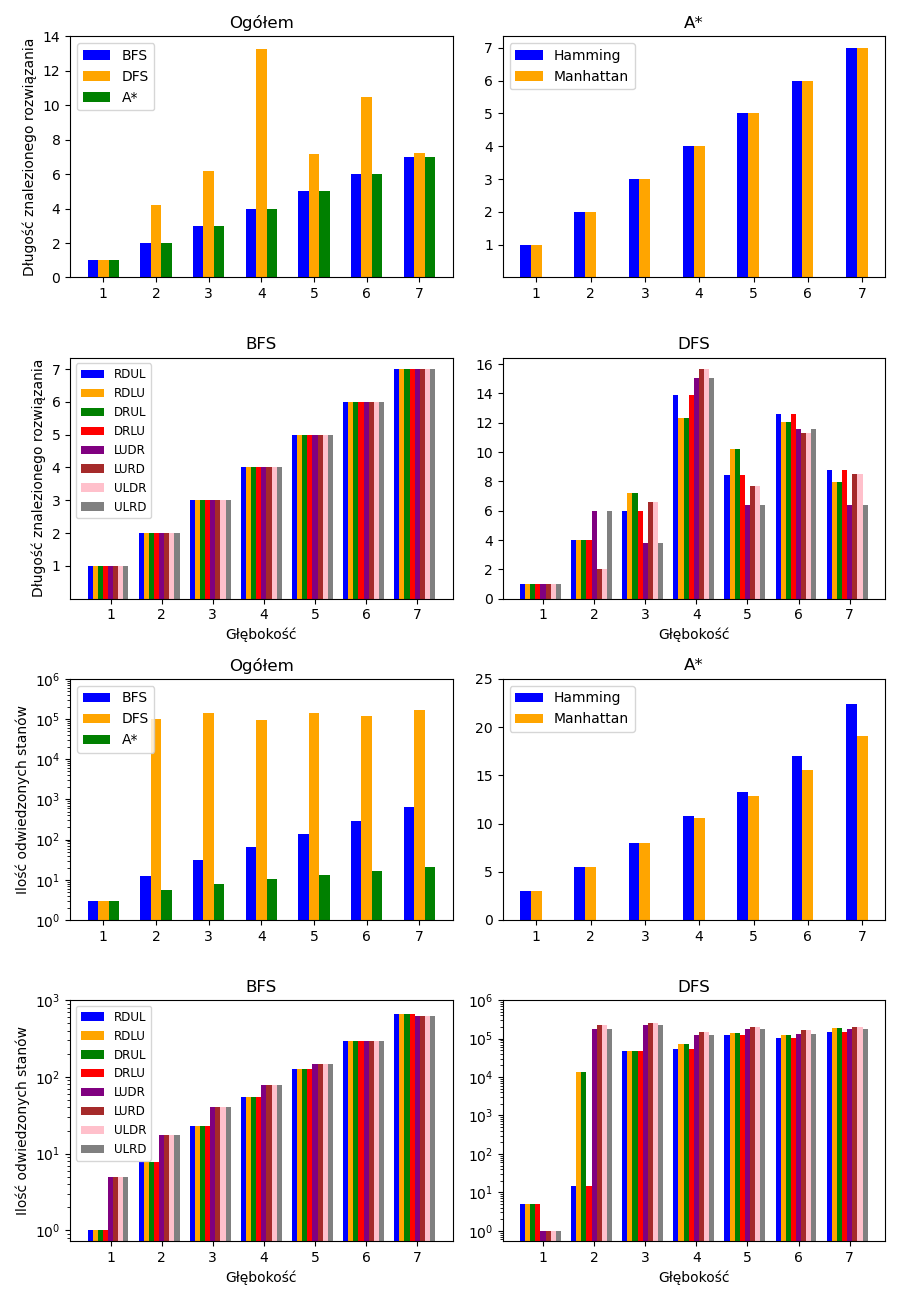

Reproduce this figure in Python.
import os
import re
from collections import defaultdict
import numpy as np
from matplotlib import pyplot as plt


def stats(name, *strategy):
    folder_path = 'C:\\Users\\Krzys\\PycharmProjects\\SISE\\Stats'
    stats_dict = defaultdict(lambda: {'L': [], 'C': [], 'F': [], 'D': [], 'T': []})
    stan = '([a-z]{4})'
    if strategy:
        stan = strategy[0]

    lineregex = re.compile(r'4x4_(\d{2})_\d{5}_' + name + '_' + stan + '_stats.txt')
    for filename in os.listdir(folder_path):
        mat = lineregex.match(filename)
        if mat:
            size = mat.group(1)
            file_path = os.path.join(folder_path, filename)
            if os.path.isfile(file_path):
                with open(file_path, 'r') as f:
                    x, y, z, k, m = f.readlines()
                    if x != -1:
                        stats_dict[size]['L'].append(int(x))
                    stats_dict[size]['C'].append(int(y))
                    stats_dict[size]['F'].append(int(z))
                    stats_dict[size]['D'].append(int(k))
                    stats_dict[size]['T'].append(float(m))

    avgL = [sum(stats_dict[size]['L']) / len(stats_dict[size]['L']) for size in stats_dict]
    avgClosed = [sum(stats_dict[size]['C']) / len(stats_dict[size]['C']) for size in stats_dict]
    avgFrontier = [sum(stats_dict[size]['F']) / len(stats_dict[size]['F']) for size in stats_dict]
    avgDepth = [sum(stats_dict[size]['D']) / len(stats_dict[size]['D']) for size in stats_dict]
    avgTime = [sum(stats_dict[size]['T']) / len(stats_dict[size]['T']) for size in stats_dict]

    return avgL, avgClosed, avgFrontier, avgDepth, avgTime


names = ['1', '2', '3', '4', '5', '6', '7']
plt.rcParams["figure.figsize"] = [9, 13]
fig, ax = plt.subplots(4, 2, tight_layout=True)
names_axis = np.arange(len(names))
ax[0, 0].bar(names_axis - 0.2, stats('bfs')[0], 0.2, color='blue')
ax[0, 0].bar(names_axis, stats('dfs')[0], 0.2, color='orange')
ax[0, 0].bar(names_axis + 0.2, stats('astr')[0], 0.2, color='green')
ax[0, 0].set_ylabel("Długość znalezionego rozwiązania")
ax[0, 0].set_xticks(names_axis, names)
ax[0, 0].set_yticks([0, 2, 4, 6, 8, 10, 12, 14])
ax[0, 0].set_title("Ogółem")
ax[0, 0].legend(['BFS', 'DFS', 'A*'])

ax[0, 1].bar(names_axis - 0.2, stats('astr', 'hamm')[0], 0.2, color='blue')
ax[0, 1].bar(names_axis, stats('astr', 'manh')[0], 0.2, color='orange')
ax[0, 1].set_title("A*")
ax[0, 1].set_xticks(names_axis, names)
ax[0, 1].set_yticks([1, 2, 3, 4, 5, 6, 7])
ax[0, 1].legend(['Hamming', 'Manhattan'])


ax[1, 0].bar(names_axis - 0.4, stats('bfs', 'rdul')[0], 0.1, color='blue')
ax[1, 0].bar(names_axis - 0.3, stats('bfs', 'rdlu')[0], 0.1, color='orange')
ax[1, 0].bar(names_axis - 0.2, stats('bfs', 'drul')[0], 0.1, color='green')
ax[1, 0].bar(names_axis - 0.1, stats('bfs', 'drlu')[0], 0.1, color='red')
ax[1, 0].bar(names_axis, stats('bfs', 'ludr')[0], 0.1, color='purple')
ax[1, 0].bar(names_axis + 0.1, stats('bfs', 'lurd')[0], 0.1, color='brown')
ax[1, 0].bar(names_axis + 0.2, stats('bfs', 'uldr')[0], 0.1, color='pink')
ax[1, 0].bar(names_axis + 0.3, stats('bfs', 'ulrd')[0], 0.1, color='gray')
ax[1, 0].set_ylabel("Długość znalezionego rozwiązania")
ax[1, 0].set_xticks(names_axis, names)
ax[1, 0].set_yticks([1, 2, 3, 4, 5, 6, 7])
ax[1, 0].set_title("BFS")
ax[1, 0].legend(['RDUL', 'RDLU', 'DRUL', 'DRLU', 'LUDR', 'LURD', 'ULDR', 'ULRD'], prop={'size': 8.5})
ax[1, 0].set_xlabel("Głębokość")

ax[1, 1].bar(names_axis - 0.4, stats('dfs', 'rdul')[0], 0.1, color='blue')
ax[1, 1].bar(names_axis - 0.3, stats('dfs', 'rdlu')[0], 0.1, color='orange')
ax[1, 1].bar(names_axis - 0.2, stats('dfs', 'drul')[0], 0.1, color='green')
ax[1, 1].bar(names_axis - 0.1, stats('dfs', 'drlu')[0], 0.1, color='red')
ax[1, 1].bar(names_axis, stats('dfs', 'ludr')[0], 0.1, color='purple')
ax[1, 1].bar(names_axis + 0.1, stats('dfs', 'lurd')[0], 0.1, color='brown')
ax[1, 1].bar(names_axis + 0.2, stats('dfs', 'uldr')[0], 0.1, color='pink')
ax[1, 1].bar(names_axis + 0.3, stats('dfs', 'ulrd')[0], 0.1, color='gray')
ax[1, 1].set_xticks(names_axis, names)
ax[1, 1].set_yticks([0, 2, 4, 6, 8, 10, 12, 14, 16])
ax[1, 1].set_title("DFS")
ax[1, 1].set_xlabel("Głębokość")

ax[2, 0].bar(names_axis - 0.2, stats('bfs')[1], 0.2, color='blue', log=True)
ax[2, 0].bar(names_axis, stats('dfs')[1], 0.2, color='orange', log=True)
ax[2, 0].bar(names_axis + 0.2, stats('astr')[1], 0.2, color='green', log=True)
ax[2, 0].set_ylabel("Ilość odwiedzonych stanów")
ax[2, 0].set_xticks(names_axis, names)
ax[2, 0].set_title("Ogółem")
ax[2, 0].legend(['BFS', 'DFS', 'A*'])
ax[2, 0].set_yticks([1, 10, 100, 1000, 10000, 100000, 1000000])

ax[2, 1].bar(names_axis - 0.2, stats('astr', 'hamm')[1], 0.2, color='blue')
ax[2, 1].bar(names_axis, stats('astr', 'manh')[1], 0.2, color='orange')
ax[2, 1].set_title("A*")
ax[2, 1].set_xticks(names_axis, names)
ax[2, 1].legend(['Hamming', 'Manhattan'])
ax[2, 1].set_yticks([0, 5, 10, 15, 20, 25])

ax[3, 0].bar(names_axis - 0.4, stats('bfs', 'rdul')[1], 0.1, color='blue', log=True)
ax[3, 0].bar(names_axis - 0.3, stats('bfs', 'rdlu')[1], 0.1, color='orange', log=True)
ax[3, 0].bar(names_axis - 0.2, stats('bfs', 'drul')[1], 0.1, color='green', log=True)
ax[3, 0].bar(names_axis - 0.1, stats('bfs', 'drlu')[1], 0.1, color='red', log=True)
ax[3, 0].bar(names_axis, stats('bfs', 'ludr')[1], 0.1, color='purple', log=True)
ax[3, 0].bar(names_axis + 0.1, stats('bfs', 'lurd')[1], 0.1, color='brown', log=True)
ax[3, 0].bar(names_axis + 0.2, stats('bfs', 'uldr')[1], 0.1, color='pink', log=True)
ax[3, 0].bar(names_axis + 0.3, stats('bfs', 'ulrd')[1], 0.1, color='gray', log=True)
ax[3, 0].set_ylabel("Ilość odwiedzonych stanów")
ax[3, 0].set_xticks(names_axis, names)
ax[3, 0].set_yticks([1, 10, 100, 1000])
ax[3, 0].set_title("BFS")
ax[3, 0].legend(['RDUL', 'RDLU', 'DRUL', 'DRLU', 'LUDR', 'LURD', 'ULDR', 'ULRD'], prop={'size': 8.5})
ax[3, 0].set_xlabel("Głębokość")

ax[3, 1].bar(names_axis - 0.4, stats('dfs', 'rdul')[1], 0.1, color='blue', log=True)
ax[3, 1].bar(names_axis - 0.3, stats('dfs', 'rdlu')[1], 0.1, color='orange', log=True)
ax[3, 1].bar(names_axis - 0.2, stats('dfs', 'drul')[1], 0.1, color='green', log=True)
ax[3, 1].bar(names_axis - 0.1, stats('dfs', 'drlu')[1], 0.1, color='red', log=True)
ax[3, 1].bar(names_axis, stats('dfs', 'ludr')[1], 0.1, color='purple', log=True)
ax[3, 1].bar(names_axis + 0.1, stats('dfs', 'lurd')[1], 0.1, color='brown', log=True)
ax[3, 1].bar(names_axis + 0.2, stats('dfs', 'uldr')[1], 0.1, color='pink', log=True)
ax[3, 1].bar(names_axis + 0.3, stats('dfs', 'ulrd')[1], 0.1, color='gray', log=True)
ax[3, 1].set_xticks(names_axis, names)
ax[3, 1].set_yticks([1, 10, 100, 1000, 10000, 100000, 1000000])
ax[3, 1].set_title("DFS")
ax[3, 1].set_xlabel("Głębokość")

plt.savefig('wykresy.png')
plt.clf()
fig1, ax1 = plt.subplots(4, 2, tight_layout=True)

ax1[0, 0].bar(names_axis - 0.2, stats('bfs')[2], 0.2, color='blue', log=True)
ax1[0, 0].bar(names_axis, stats('dfs')[2], 0.2, color='orange', log=True)
ax1[0, 0].bar(names_axis + 0.2, stats('astr')[2], 0.2, color='green', log=True)
ax1[0, 0].set_ylabel("Ilość przetworzonych stanów")
ax1[0, 0].set_xticks(names_axis, names)
ax1[0, 0].set_title("Ogółem")
ax1[0, 0].legend(['BFS', 'DFS', 'A*'])
ax1[0, 0].set_yticks([1, 10, 100, 1000, 10000, 100000, 1000000])

ax1[0, 1].bar(names_axis - 0.2, stats('astr', 'hamm')[2], 0.2, color='blue')
ax1[0, 1].bar(names_axis, stats('astr', 'manh')[2], 0.2, color='orange')
ax1[0, 1].set_title("A*")
ax1[0, 1].set_xticks(names_axis, names)
ax1[0, 1].legend(['Hamming', 'Manhattan'])
ax1[0, 1].set_yticks([0, 2, 4, 6, 8, 10])

ax1[1, 0].bar(names_axis - 0.4, stats('bfs', 'rdul')[2], 0.1, color='blue', log=True)
ax1[1, 0].bar(names_axis - 0.3, stats('bfs', 'rdlu')[2], 0.1, color='orange', log=True)
ax1[1, 0].bar(names_axis - 0.2, stats('bfs', 'drul')[2], 0.1, color='green', log=True)
ax1[1, 0].bar(names_axis - 0.1, stats('bfs', 'drlu')[2], 0.1, color='red', log=True)
ax1[1, 0].bar(names_axis, stats('bfs', 'ludr')[2], 0.1, color='purple', log=True)
ax1[1, 0].bar(names_axis + 0.1, stats('bfs', 'lurd')[2], 0.1, color='brown', log=True)
ax1[1, 0].bar(names_axis + 0.2, stats('bfs', 'uldr')[2], 0.1, color='pink', log=True)
ax1[1, 0].bar(names_axis + 0.3, stats('bfs', 'ulrd')[2], 0.1, color='gray', log=True)
ax1[1, 0].set_ylabel("Ilość przetworzonych stanów")
ax1[1, 0].set_xticks(names_axis, names)
ax1[1, 0].set_yticks([1, 10, 100, 1000])
ax1[1, 0].set_title("BFS")
ax1[1, 0].legend(['RDUL', 'RDLU', 'DRUL', 'DRLU', 'LUDR', 'LURD', 'ULDR', 'ULRD'], prop={'size': 8.5})
ax1[1, 0].set_xlabel("Głębokość")

ax1[1, 1].bar(names_axis - 0.4, stats('dfs', 'rdul')[2], 0.1, color='blue', log=True)
ax1[1, 1].bar(names_axis - 0.3, stats('dfs', 'rdlu')[2], 0.1, color='orange', log=True)
ax1[1, 1].bar(names_axis - 0.2, stats('dfs', 'drul')[2], 0.1, color='green', log=True)
ax1[1, 1].bar(names_axis - 0.1, stats('dfs', 'drlu')[2], 0.1, color='red', log=True)
ax1[1, 1].bar(names_axis, stats('dfs', 'ludr')[2], 0.1, color='purple', log=True)
ax1[1, 1].bar(names_axis + 0.1, stats('dfs', 'lurd')[2], 0.1, color='brown', log=True)
ax1[1, 1].bar(names_axis + 0.2, stats('dfs', 'uldr')[2], 0.1, color='pink', log=True)
ax1[1, 1].bar(names_axis + 0.3, stats('dfs', 'ulrd')[2], 0.1, color='gray', log=True)
ax1[1, 1].set_xticks(names_axis, names)
ax1[1, 1].set_title("DFS")
ax1[1, 1].set_xlabel("Głębokość")
ax1[1, 1].set_yticks([1, 10, 100, 1000, 10000, 100000, 1000000])

ax1[2, 0].bar(names_axis - 0.2, stats('bfs')[3], 0.2, color='blue')
ax1[2, 0].bar(names_axis, stats('dfs')[3], 0.2, color='orange')
ax1[2, 0].bar(names_axis + 0.2, stats('astr')[3], 0.2, color='green')
ax1[2, 0].set_ylabel("Maksymalna osiągnięta głębokość rekursji")
ax1[2, 0].set_xticks(names_axis, names)
ax1[2, 0].set_title("Ogółem")
ax1[2, 0].legend(['BFS', 'DFS', 'A*'])
ax1[2, 0].set_yticks([0, 5, 10, 15, 20])

ax1[2, 1].bar(names_axis - 0.2, stats('astr', 'hamm')[3], 0.2, color='blue')
ax1[2, 1].bar(names_axis, stats('astr', 'manh')[3], 0.2, color='orange')
ax1[2, 1].set_title("A*")
ax1[2, 1].set_xticks(names_axis, names)
ax1[2, 1].legend(['Hamming', 'Manhattan'])

ax1[3, 0].bar(names_axis - 0.4, stats('bfs', 'rdul')[3], 0.1, color='blue')
ax1[3, 0].bar(names_axis - 0.3, stats('bfs', 'rdlu')[3], 0.1, color='orange')
ax1[3, 0].bar(names_axis - 0.2, stats('bfs', 'drul')[3], 0.1, color='green')
ax1[3, 0].bar(names_axis - 0.1, stats('bfs', 'drlu')[3], 0.1, color='red')
ax1[3, 0].bar(names_axis, stats('bfs', 'ludr')[3], 0.1, color='purple')
ax1[3, 0].bar(names_axis + 0.1, stats('bfs', 'lurd')[3], 0.1, color='brown')
ax1[3, 0].bar(names_axis + 0.2, stats('bfs', 'uldr')[3], 0.1, color='pink')
ax1[3, 0].bar(names_axis + 0.3, stats('bfs', 'ulrd')[3], 0.1, color='gray')
ax1[3, 0].set_ylabel("Maksymalna osiągnięta głębokość rekursji")
ax1[3, 0].set_xticks(names_axis, names)
ax1[3, 0].set_title("BFS")
ax1[3, 0].legend(['RDUL', 'RDLU', 'DRUL', 'DRLU', 'LUDR', 'LURD', 'ULDR', 'ULRD'], prop={'size': 8.5})
ax1[3, 0].set_xlabel("Głębokość")

ax1[3, 1].bar(names_axis - 0.4, stats('dfs', 'rdul')[3], 0.1, color='blue')
ax1[3, 1].bar(names_axis - 0.3, stats('dfs', 'rdlu')[3], 0.1, color='orange')
ax1[3, 1].bar(names_axis - 0.2, stats('dfs', 'drul')[3], 0.1, color='green')
ax1[3, 1].bar(names_axis - 0.1, stats('dfs', 'drlu')[3], 0.1, color='red')
ax1[3, 1].bar(names_axis, stats('dfs', 'ludr')[3], 0.1, color='purple')
ax1[3, 1].bar(names_axis + 0.1, stats('dfs', 'lurd')[3], 0.1, color='brown')
ax1[3, 1].bar(names_axis + 0.2, stats('dfs', 'uldr')[3], 0.1, color='pink')
ax1[3, 1].bar(names_axis + 0.3, stats('dfs', 'ulrd')[3], 0.1, color='gray')
ax1[3, 1].set_xticks(names_axis, names)
ax1[3, 1].set_title("DFS")
ax1[3, 1].set_xlabel("Głębokość")
plt.savefig('wykresy1.png')
plt.clf()

fig2, ax2 = plt.subplots(4, 2, tight_layout=True)
ax2[0, 0].bar(names_axis - 0.2, stats('bfs')[4], 0.2, color='blue', log=True)
ax2[0, 0].bar(names_axis, stats('dfs')[4], 0.2, color='orange', log=True)
ax2[0, 0].bar(names_axis + 0.2, stats('astr')[4], 0.2, color='green', log=True)
ax2[0, 0].set_ylabel("Czas trwania procesu obliczeniowego [s]")
ax2[0, 0].set_xticks(names_axis, names)
ax2[0, 0].set_yticks([0.01, 0.1, 1, 10, 100])
ax2[0, 0].set_title("Ogółem")
ax2[0, 0].legend(['BFS', 'DFS', 'A*'])

ax2[0, 1].bar(names_axis - 0.2, stats('astr', 'hamm')[4], 0.2, color='blue')
ax2[0, 1].bar(names_axis, stats('astr', 'manh')[4], 0.2, color='orange')
ax2[0, 1].set_title("A*")
ax2[0, 1].set_xticks(names_axis, names)
ax2[0, 1].set_yticks([0, 0.02, 0.04, 0.06, 0.08, 0.1])
ax2[0, 1].legend(['Hamming', 'Manhattan'])

ax2[1, 0].bar(names_axis - 0.4, stats('bfs', 'rdul')[4], 0.1, color='blue')
ax2[1, 0].bar(names_axis - 0.3, stats('bfs', 'rdlu')[4], 0.1, color='orange')
ax2[1, 0].bar(names_axis - 0.2, stats('bfs', 'drul')[4], 0.1, color='green')
ax2[1, 0].bar(names_axis - 0.1, stats('bfs', 'drlu')[4], 0.1, color='red')
ax2[1, 0].bar(names_axis, stats('bfs', 'ludr')[4], 0.1, color='purple')
ax2[1, 0].bar(names_axis + 0.1, stats('bfs', 'lurd')[4], 0.1, color='brown')
ax2[1, 0].bar(names_axis + 0.2, stats('bfs', 'uldr')[4], 0.1, color='pink')
ax2[1, 0].bar(names_axis + 0.3, stats('bfs', 'ulrd')[4], 0.1, color='gray')
ax2[1, 0].set_ylabel("Czas trwania procesu obliczeniowego [s]")
ax2[1, 0].set_xticks(names_axis, names)
ax2[1, 0].set_title("BFS")
ax2[1, 0].legend(['RDUL', 'RDLU', 'DRUL', 'DRLU', 'LUDR', 'LURD', 'ULDR', 'ULRD'], prop={'size': 8.5})
ax2[1, 0].set_xlabel("Głębokość")
ax2[1, 0].set_yticks([0, 0.05, 0.1, 0.15, 0.2, 0.25])

ax2[1, 1].bar(names_axis - 0.4, stats('dfs', 'rdul')[4], 0.1, color='blue', log=True)
ax2[1, 1].bar(names_axis - 0.3, stats('dfs', 'rdlu')[4], 0.1, color='orange', log=True)
ax2[1, 1].bar(names_axis - 0.2, stats('dfs', 'drul')[4], 0.1, color='green', log=True)
ax2[1, 1].bar(names_axis - 0.1, stats('dfs', 'drlu')[4], 0.1, color='red', log=True)
ax2[1, 1].bar(names_axis, stats('dfs', 'ludr')[4], 0.1, color='purple', log=True)
ax2[1, 1].bar(names_axis + 0.1, stats('dfs', 'lurd')[4], 0.1, color='brown', log=True)
ax2[1, 1].bar(names_axis + 0.2, stats('dfs', 'uldr')[4], 0.1, color='pink', log=True)
ax2[1, 1].bar(names_axis + 0.3, stats('dfs', 'ulrd')[4], 0.1, color='gray', log=True)
ax2[1, 1].set_xticks(names_axis, names)
ax2[1, 1].set_title("DFS")
ax2[1, 1].set_xlabel("Głębokość")
ax2[1, 1].set_yticks([0.01, 0.1, 1, 10, 100, 1000])

plt.savefig('wykresy2.png')
plt.clf()